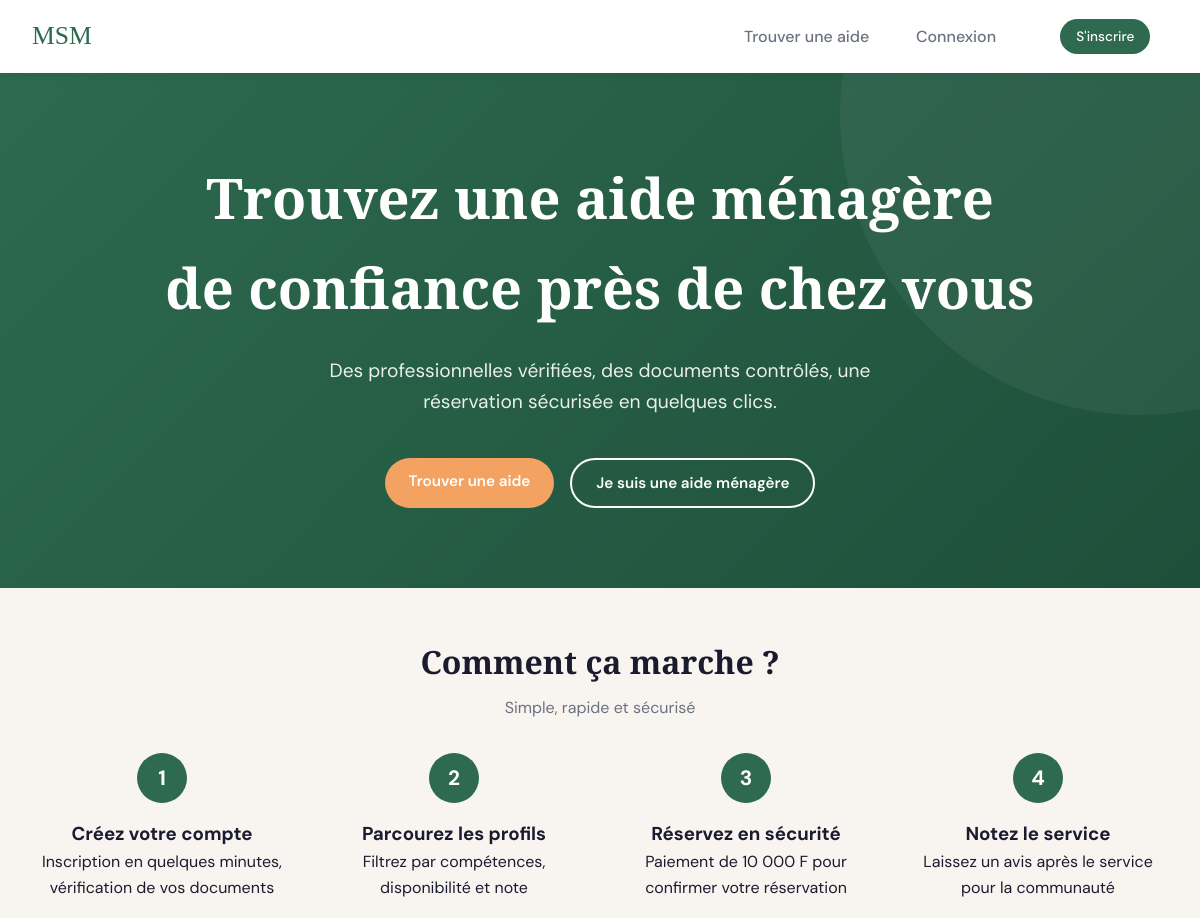
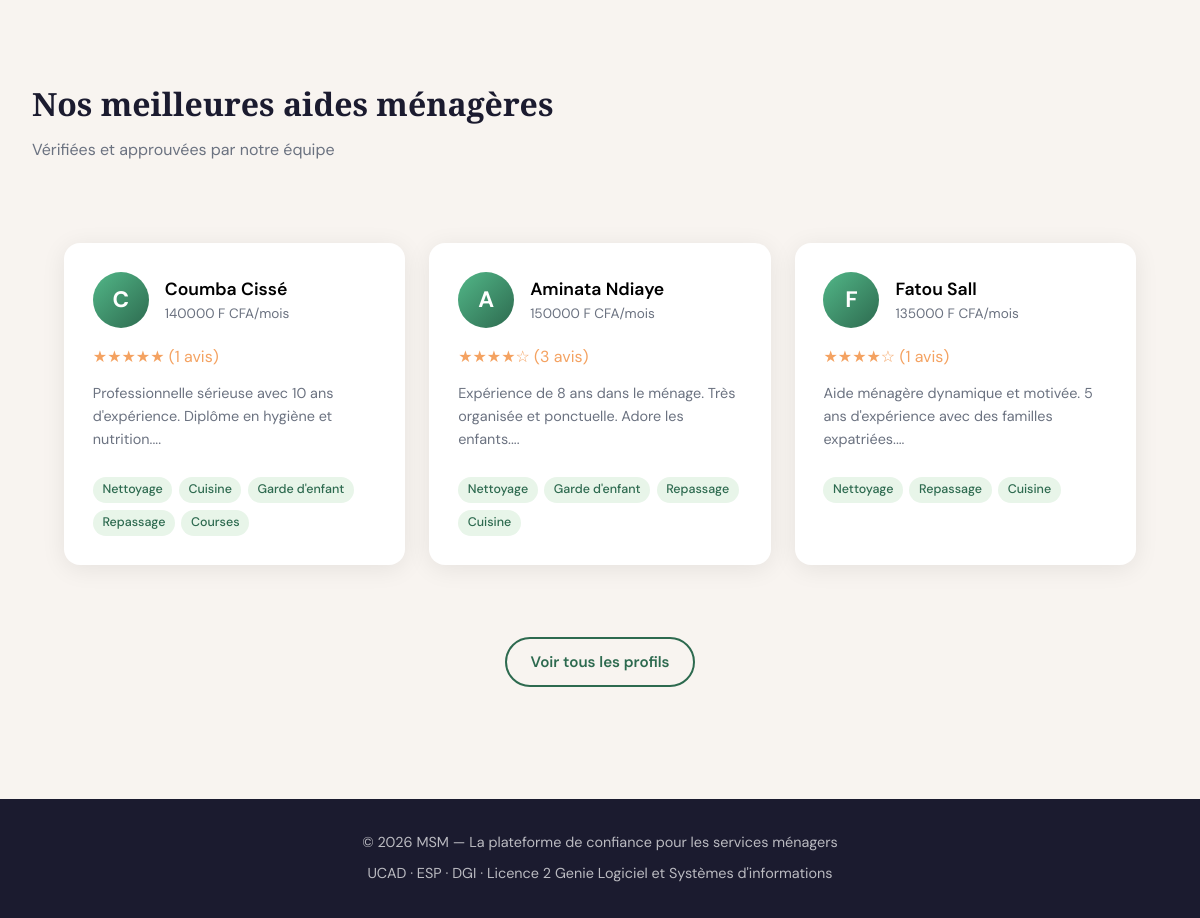
The page / on the database its author committed (2 pictures, top to bottom).
### models/models.py (models this page shows, shortened)
class Worker(db.Model):
    __tablename__ = "workers"
    id: Mapped[int] = mapped_column(primary_key=True)
    user_id: Mapped[int] = mapped_column(db.ForeignKey("users.id"), unique=True)
    desired_salary: Mapped[int]
    preferred_schedule: Mapped[Schedule] = mapped_column(Enum(Schedule))
    ratings: Mapped[list[float] | None] = mapped_column(
        JSON, nullable=True, default=list
    )
    competences: Mapped[list[str] | None] = mapped_column(
        JSON, nullable=True, default=list
    )
    description: Mapped[str | None] = mapped_column(nullable=True)
    average_rating: Mapped[float] = mapped_column(default=0.0)
    rating_count: Mapped[int] = mapped_column(default=0)
    user: Mapped[User] = relationship(back_populates="worker_profile")
    employments: Mapped[list["Employment"]] = relationship(back_populates="worker")

class User(db.Model):
    __tablename__ = "users"
    id: Mapped[int] = mapped_column(primary_key=True)
    first_name: Mapped[str]
    last_name: Mapped[str]
    phone_number: Mapped[str] = mapped_column(unique=True)
    email_address: Mapped[str] = mapped_column(unique=True)
    password_hash: Mapped[str] = mapped_column()
    status: Mapped[UserStatus] = mapped_column(
        Enum(UserStatus), default=UserStatus.PENDING
    )
    is_verified: Mapped[bool] = mapped_column(default=False)
    worker_profile: Mapped["Worker | None"] = relationship(
        back_populates="user", uselist=False
    )
    employer_profile: Mapped["Employer | None"] = relationship(
        back_populates="user", uselist=False
    )
    posts: Mapped[list["Post"]] = relationship(back_populates="author")

### routes/main.py (the view)
@main_bp.route("/")
def index():
    stmt = (
        select(Worker)
        .order_by(Worker.average_rating.desc())
        .limit(3)
        .options(joinedload(Worker.user))
    )
    best_workers = db.session.execute(stmt).scalars().all()
    return render_template("index.html", best_workers=best_workers)

### templates/index.html (shortened to what this page needs)
{% extends "layout.html" %} {% block main %}
<section class="hero">
    <h1>Trouvez une aide ménagère<br />de confiance près de chez vous</h1>
    <p>
        Des professionnelles vérifiées, des documents contrôlés, une réservation
        sécurisée en quelques clics.
    </p>
    <div class="hero-btns">
        <a class="btn btn-accent" href="{{ url_for('main.search') }}"
            >Trouver une aide</a
        >
        <a
            class="btn btn-outline"
            style="color: white; border-color: white"
            href="{{ url_for('auth.register', role='worker') }}"
            >Je suis une aide ménagère</a
        >
    </div>
</section>
<div class="section">
    <h2 class="section-title centered">Comment ça marche ?</h2>
    <p class="section-sub centered">Simple, rapide et sécurisé</p>
    <div class="steps">
        <div class="step">
            <div class="step-num">1</div>
            <h3>Créez votre compte</h3>
            <p>
                Inscription en quelques minutes, vérification de vos documents
            </p>
        </div>
        <div class="step">
            <div class="step-num">2</div>
            <h3>Parcourez les profils</h3>
            <p>Filtrez par compétences, disponibilité et note</p>
        </div>
        <div class="step">
            <div class="step-num">3</div>
            <h3>Réservez en sécurité</h3>
            <p>Paiement de 10 000 F pour confirmer votre réservation</p>
        </div>
        <div class="step">
            <div class="step-num">4</div>
            <h3>Notez le service</h3>
            <p>Laissez un avis après le service pour la communauté</p>
        </div>
    </div>
</div>
<div class="section">
    <h2 class="section-title">Nos meilleures aides ménagères</h2>
    <p class="section-sub">Vérifiées et approuvées par notre équipe</p>
    <div class="cards-grid">
        {% for worker in best_workers %}
        <a
            href="/book/{{worker.id}}"
            style="text-decoration: none; color: black"
        >
            <div class="card">
                <div class="card-header">
                    <div class="card-avatar">
                        {{ worker.user.first_name[0] }}
                    </div>
                    <div>
                        <div class="card-name">
                            {{ worker.user.first_name }} {{
                            worker.user.last_name }}
                        </div>
                        <div class="card-sub">
                            {{ worker.desired_salary }} F CFA/mois
                        </div>
                    </div>
                </div>
                <span class="stars">
                    {{ (worker.average_rating | int) * '★' }}{{(5 -
                    worker.average_rating | int) * '☆'}}
                    ({{worker.rating_count}} avis)</span
                >
                <p
                    style="
                        margin: 0.8rem 0;
                        font-size: 0.9rem;
                        color: var(--gray);
                    "
                >
                    {{ worker.description[:100] if worker.description else ''
                    }}...
                </p>
                <div class="tags">
                    {% for competence in worker.competences %}
                    <span class="tag">{{ competence }}</span>
                    {% endfor %}
                </div>
            </div>
        </a>
        {% endfor %}
    </div>
    <div style="text-align: center; margin-top: 1.5rem">
        <a href="{{ url_for('main.search') }}" class="btn btn-outline"
            >Voir tous les profils</a
        >
    </div>
    {% endblock %}

### templates/layout.html (shortened to what this page needs)
<!doctype html>
<html lang="fr">
    <head>
        <link
            rel="stylesheet"
            href="{{ url_for('static', filename='style.css') }}"
        />
    </head>
    <body>
        <header>
            <nav>
                <a class="logo" href="/">MSM</a>
                <div class="nav-links">
                    <a href="{{ url_for('main.search') }}">Trouver une aide</a>
                    {% if session.get('user_id') %}
                    <a href="{{ url_for('user.profile') }}"> Profil </a>
                    <a
                        id="btn-primary"
                        class="btn btn-sm"
                        href="{{ url_for('auth.logout') }}"
                        >Déconnexion</a
                    >
                    {% else %}
                    <a href="{{ url_for('auth.login') }}">Connexion</a>
                    <a
                        id="btn-primary"
                        class="btn btn-sm"
                        href="{{ url_for('auth.register') }}"
                        >S'inscrire</a
                    >
                    {% endif %}
                </div>
            </nav>
        </header>
        <main class="main-wrapper">{% block main %} {% endblock %}</main>
        <footer>
            <p>
                © 2026 MSM — La plateforme de confiance pour les services
                ménagers
            </p>
            <p style="margin-top: 0.5rem">
                UCAD · ESP · DGI · Licence 2 Genie Logiciel et Systèmes
                d'informations
            </p>
        </footer>
    </body>
</html>

### static/style.css (style rules this page uses)
:root { --primary: #2d6a4f; --primary-light: #52b788; --accent: #f4a261; --dark: #1b1b2f; --light: #f8f4f0; --white: #ffffff; --gray: #6b7280; --danger: #ef4444; --border: #e5e0d8; --shadow: 0 4px 24px rgba(0, 0, 0, 0.08); --radius: 16px; }
* { margin: 0; padding: 0; box-sizing: border-box; }
html, body { overflow-x: hidden; max-width: 100vw; }
body { min-height: 100vh; font-family: "DM Sans", sans-serif; background: var(--light); color: var(--dark); line-height: 1.6; display: grid; grid-template-rows: auto 1fr auto; }
.main-wrapper { width: 100%; max-width: 100vw; overflow-x: hidden; }
.centered { display: flex; flex-direction: column; align-items: center; }
.cards-grid a { text-decoration: none; color: var(--dark); }
nav { background: var(--white); padding: 1rem 2rem; display: flex; justify-content: space-between; align-items: center; box-shadow: 0 2px 12px rgba(0, 0, 0, 0.06); position: sticky; top: 0; z-index: 1000; }
.logo { font-family: "Playfair Display", serif; font-size: 1.6rem; color: var(--primary); text-decoration: none; }
.nav-links { display: grid; gap: 1.5rem; justify-items: center; align-items: center; grid-template-columns: 1fr 1fr 1fr; }
.nav-links a { text-decoration: none; color: var(--gray); font-weight: 500; transition: color 0.2s; }
.btn { padding: 0.7rem 1.5rem; border-radius: 50px; border: none; cursor: pointer; font-family: "DM Sans", sans-serif; font-size: 0.95rem; font-weight: 600; text-decoration: none; display: inline-block; transition: all 0.25s; }
#btn-primary { background: var(--primary); color: white; }
.btn-accent { background: var(--accent); color: white; }
.btn-outline { background: transparent; border: 2px solid var(--primary); color: var(--primary); }
.btn-sm { padding: 0.4rem 1rem; font-size: 0.85rem; }
.hero { background: linear-gradient(135deg, var(--primary) 0%, #1e4f3a 100%); padding: 5rem 2rem; text-align: center; color: white; position: relative; overflow: hidden; z-index: 1; }
.hero::before { content: ""; position: absolute; top: -50%; right: -20%; width: 600px; height: 600px; background: rgba(255, 255, 255, 0.05); border-radius: 50%; }
.hero h1 { font-family: "Playfair Display", serif; font-size: clamp(2rem, 5vw, 3.5rem); margin-bottom: 1.5rem; position: relative; }
.hero p { font-size: 1.2rem; opacity: 0.9; max-width: 600px; margin: 0 auto 2.5rem; }
.hero-btns { display: flex; gap: 1rem; justify-content: center; flex-wrap: wrap; position: relative; z-index: 2; }
.hero-btns a { position: relative; z-index: 2; -webkit-tap-highlight-color: transparent; }
.cards-grid { display: grid; grid-template-columns: repeat(auto-fit, minmax(280px, 1fr)); gap: 1.5rem; padding: 3rem 2rem; max-width: 1200px; margin: 0 auto; }
.card { display: grid; grid-template-rows: auto auto auto 1fr auto; background: white; border-radius: var(--radius); padding: 1.8rem; box-shadow: var(--shadow); transition: transform 0.25s, box-shadow 0.25s; height: 100%; }
.card-header { display: flex; align-items: center; gap: 1rem; margin-bottom: 1rem; }
.card-avatar { width: 56px; height: 56px; border-radius: 50%; background: linear-gradient(135deg, var(--primary-light), var(--primary)); display: flex; align-items: center; justify-content: center; font-size: 1.4rem; color: white; font-weight: bold; flex-shrink: 0; }
.card-name { font-size: 1.1rem; font-weight: 600; }
.card-sub { color: var(--gray); font-size: 0.85rem; }
.stars { color: var(--accent); font-size: 1rem; }
.tags { align-self: flex-start; justify-self: flex-start; display: flex; flex-wrap: wrap; gap: 0.4rem; margin-top: 0.8rem; }
.tag { background: #e8f5e9; color: var(--primary); padding: 0.2rem 0.6rem; border-radius: 50px; font-size: 0.78rem; font-weight: 500; }
.section { display: block; padding: 3rem 2rem; max-width: 1200px; margin: 0 auto; }
.section-title { font-family: "Playfair Display", serif; font-size: 2rem; margin-bottom: 0.5rem; color: var(--dark); }
.section-sub { color: var(--gray); margin-bottom: 2rem; }
.steps { display: grid; grid-template-columns: repeat(auto-fit, minmax(200px, 1fr)); gap: 2rem; }
.step { text-align: center; }
.step-num { width: 50px; height: 50px; background: var(--primary); color: white; border-radius: 50%; display: flex; align-items: center; justify-content: center; font-size: 1.3rem; font-weight: 700; margin: 0 auto 1rem; }
footer { background: var(--dark); color: rgba(255, 255, 255, 0.7); text-align: center; padding: 2rem; font-size: 0.9rem; margin-top: 4rem; }

### rows shown on the page
Worker: user "C", user.first_name "Coumba", user.last_name "Cissé", desired_salary "140000", average_rating "★★★★★", rating_count "1", description "Professionnelle sérieuse avec 10 ans d'expérience. Diplôme en hygiène et nutrition.", competences "Nettoyage" "Cuisine" "Garde d'enfant" "Repassage" "Courses"
Worker: user "A", user.first_name "Aminata", user.last_name "Ndiaye", desired_salary "150000", average_rating "★★★★", average_rating "☆", rating_count "3", description "Expérience de 8 ans dans le ménage. Très organisée et ponctuelle. Adore les enfants.", competences "Nettoyage" "Garde d'enfant" "Repassage" "Cuisine"
Worker: user "F", user.first_name "Fatou", user.last_name "Sall", desired_salary "135000", average_rating "★★★★", average_rating "☆", rating_count "1", description "Aide ménagère dynamique et motivée. 5 ans d'expérience avec des familles expatriées.", competences "Nettoyage" "Repassage" "Cuisine"
